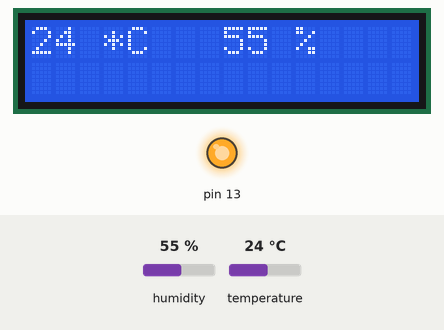
Bench run of a sketch on a simulated Arduino Uno, built with avr-gcc and run on an emulated ATmega328P. Parts: 16×2 character LCD, output pins drawn as LEDs (lit = HIGH). The test bench sets the inputs (shaded band); at power-on: temperature 24 °C, humidity 55 %. What the sketch prints to the serial monitor is not drawn.

Above: at 1.2 s.
1.3 s: temperature set to 27 °C
At 3.5 s:
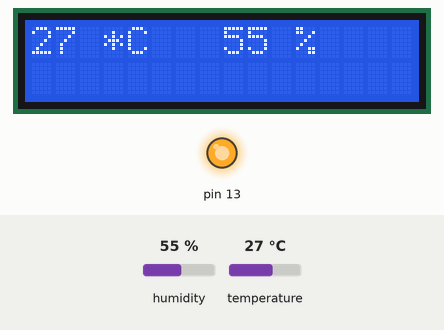
4.1 s: temperature set to 30 °C
At 5.2 s:
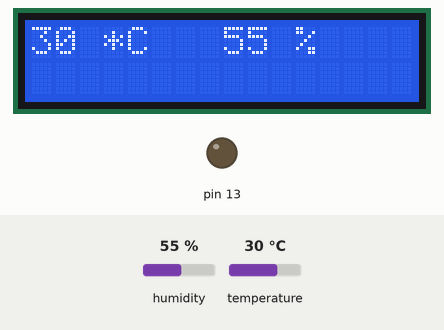
6.9 s: humidity set to 22 %
At 9.5 s:
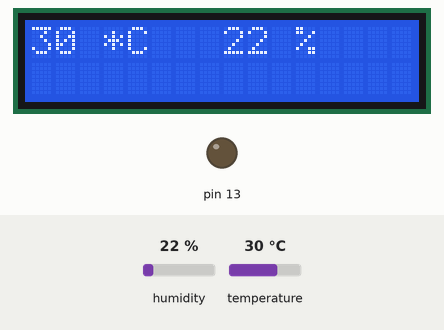
9.8 s: humidity set to 40 %
At 11.2 s:
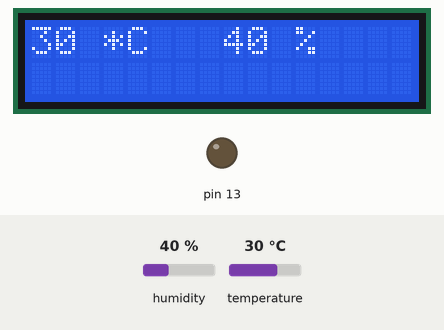
Timing chart, 0 to 12.8 s (numbered marks = the images above; inputs shaded):
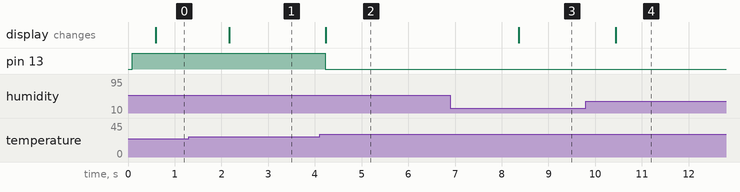

The sketch:

C_to_LCD.ino
```cpp
#include <DHT.h>
#include <Wire.h>
#include <LiquidCrystal_I2C.h>

LiquidCrystal_I2C lcd(0x27,16,2);

const int DHTPIN = 2;
const int DHTTYPE = DHT11;
DHT dht(DHTPIN, DHTTYPE);


void setup()
{
  pinMode(13,OUTPUT);
  Serial.begin(9600);
  lcd.init();
  lcd.backlight();
  dht.begin();
}
void loop() {
  float h = dht.readHumidity();
  float t = dht.readTemperature();
  if (t<=28)
  {
    digitalWrite(13,1);
  }
  else
  {
    digitalWrite(13,0);
  }

  if (isnan(t) or  isnan(h))
  {
    lcd.setCursor(0,0);
    lcd.print("no");
    lcd.setCursor(0,1);
    lcd.print("no");
  }
  else {
    lcd.setCursor(0,0);
    lcd.print(round(t));
    Serial.print(t); Serial.println(" do C");
    lcd.print(" *C");
    lcd.setCursor(8,0);
    lcd.print(round(h));
    Serial.print(h); Serial.println(" %"); delay(500);
    lcd.print(" %");
  }
}
```

Measured:
- the behaviour switches between 28 and 29 °C on temperature (found by bisection; images 1 and 2)
- after the input at 1.3 s, the display: changes after 0.86 s (image 1)
- after the input at 4.1 s, pin 13: HIGH → LOW after 0.12 s; the display: changes after 0.13 s (image 2)
- after the input at 6.9 s, the display: changes after 1.5 s (image 3)
- after the input at 9.8 s, the display: changes after 0.64 s (image 4)
